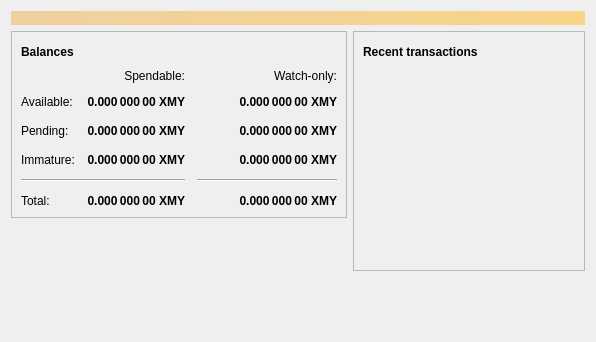
<?xml version="1.0" encoding="UTF-8"?>
<ui version="4.0">
 <class>OverviewPage</class>
 <widget class="QWidget" name="OverviewPage">
  <property name="geometry">
   <rect>
    <x>0</x>
    <y>0</y>
    <width>596</width>
    <height>342</height>
   </rect>
  </property>
  <property name="windowTitle">
   <string>Form</string>
  </property>
  <layout class="QVBoxLayout" name="topLayout">
   <item>
    <widget class="QLabel" name="labelAlerts">
     <property name="visible">
      <bool>false</bool>
     </property>
     <property name="styleSheet">
      <string notr="true">background-color: qlineargradient(x1: 0, y1: 0, x2: 1, y2: 0, stop:0 #F0D0A0, stop:1 #F8D488); color:#000000;</string>
     </property>
     <property name="wordWrap">
      <bool>true</bool>
     </property>
     <property name="margin">
      <number>3</number>
     </property>
    </widget>
   </item>
   <item>
    <layout class="QHBoxLayout" name="horizontalLayout" stretch="1,1">
     <item>
      <layout class="QVBoxLayout" name="verticalLayout_2">
       <item>
        <widget class="QFrame" name="frame">
         <property name="frameShape">
          <enum>QFrame::StyledPanel</enum>
         </property>
         <property name="frameShadow">
          <enum>QFrame::Raised</enum>
         </property>
         <layout class="QVBoxLayout" name="verticalLayout_4">
          <item>
           <layout class="QHBoxLayout" name="horizontalLayout_4">
            <item>
             <widget class="QLabel" name="label_5">
              <property name="font">
               <font>
                <weight>75</weight>
                <bold>true</bold>
               </font>
              </property>
              <property name="text">
               <string>Balances</string>
              </property>
             </widget>
            </item>
            <item>
             <widget class="QPushButton" name="labelWalletStatus">
              <property name="enabled">
               <bool>false</bool>
              </property>
              <property name="maximumSize">
               <size>
                <width>30</width>
                <height>16777215</height>
               </size>
              </property>
              <property name="toolTip">
               <string>The displayed information may be out of date. Your wallet automatically synchronizes with the Argentum network after a connection is established, but this process has not completed yet.</string>
              </property>
              <property name="text">
               <string/>
              </property>
              <property name="icon">
               <iconset resource="../bitcoin.qrc">
                <normaloff>:/icons/warning</normaloff>
                <disabledoff>:/icons/warning</disabledoff>:/icons/warning</iconset>
              </property>
              <property name="iconSize">
               <size>
                <width>24</width>
                <height>24</height>
               </size>
              </property>
              <property name="flat">
               <bool>true</bool>
              </property>
             </widget>
            </item>
            <item>
             <spacer name="horizontalSpacer_3">
              <property name="orientation">
               <enum>Qt::Horizontal</enum>
              </property>
              <property name="sizeHint" stdset="0">
               <size>
                <width>40</width>
                <height>20</height>
               </size>
              </property>
             </spacer>
            </item>
           </layout>
          </item>
          <item>
           <layout class="QGridLayout" name="gridLayout">
            <property name="spacing">
             <number>12</number>
            </property>
            <item row="2" column="2">
             <widget class="QLabel" name="labelWatchPending">
              <property name="font">
               <font>
                <weight>75</weight>
                <bold>true</bold>
               </font>
              </property>
              <property name="cursor">
               <cursorShape>IBeamCursor</cursorShape>
              </property>
              <property name="toolTip">
               <string>Unconfirmed transactions to watch-only addresses</string>
              </property>
              <property name="text">
               <string notr="true">0.000 000 00 XMY</string>
              </property>
              <property name="alignment">
               <set>Qt::AlignRight|Qt::AlignTrailing|Qt::AlignVCenter</set>
              </property>
              <property name="textInteractionFlags">
               <set>Qt::LinksAccessibleByMouse|Qt::TextSelectableByKeyboard|Qt::TextSelectableByMouse</set>
              </property>
             </widget>
            </item>
            <item row="2" column="1">
             <widget class="QLabel" name="labelUnconfirmed">
              <property name="font">
               <font>
                <weight>75</weight>
                <bold>true</bold>
               </font>
              </property>
              <property name="cursor">
               <cursorShape>IBeamCursor</cursorShape>
              </property>
              <property name="toolTip">
               <string>Total of transactions that have yet to be confirmed, and do not yet count toward the spendable balance</string>
              </property>
              <property name="text">
               <string notr="true">0.000 000 00 XMY</string>
              </property>
              <property name="alignment">
               <set>Qt::AlignRight|Qt::AlignTrailing|Qt::AlignVCenter</set>
              </property>
              <property name="textInteractionFlags">
               <set>Qt::LinksAccessibleByMouse|Qt::TextSelectableByKeyboard|Qt::TextSelectableByMouse</set>
              </property>
             </widget>
            </item>
            <item row="3" column="2">
             <widget class="QLabel" name="labelWatchImmature">
              <property name="font">
               <font>
                <weight>75</weight>
                <bold>true</bold>
               </font>
              </property>
              <property name="cursor">
               <cursorShape>IBeamCursor</cursorShape>
              </property>
              <property name="toolTip">
               <string>Mined balance in watch-only addresses that has not yet matured</string>
              </property>
              <property name="text">
               <string notr="true">0.000 000 00 XMY</string>
              </property>
              <property name="alignment">
               <set>Qt::AlignRight|Qt::AlignTrailing|Qt::AlignVCenter</set>
              </property>
              <property name="textInteractionFlags">
               <set>Qt::LinksAccessibleByMouse|Qt::TextSelectableByKeyboard|Qt::TextSelectableByMouse</set>
              </property>
             </widget>
            </item>
            <item row="4" column="0" colspan="2">
             <widget class="Line" name="line">
              <property name="orientation">
               <enum>Qt::Horizontal</enum>
              </property>
             </widget>
            </item>
            <item row="4" column="2">
             <widget class="Line" name="lineWatchBalance">
              <property name="sizePolicy">
               <sizepolicy hsizetype="Preferred" vsizetype="Fixed">
                <horstretch>0</horstretch>
                <verstretch>0</verstretch>
               </sizepolicy>
              </property>
              <property name="minimumSize">
               <size>
                <width>140</width>
                <height>0</height>
               </size>
              </property>
              <property name="orientation">
               <enum>Qt::Horizontal</enum>
              </property>
             </widget>
            </item>
            <item row="5" column="0">
             <widget class="QLabel" name="labelTotalText">
              <property name="text">
               <string>Total:</string>
              </property>
             </widget>
            </item>
            <item row="3" column="1">
             <widget class="QLabel" name="labelImmature">
              <property name="font">
               <font>
                <weight>75</weight>
                <bold>true</bold>
               </font>
              </property>
              <property name="cursor">
               <cursorShape>IBeamCursor</cursorShape>
              </property>
              <property name="toolTip">
               <string>Mined balance that has not yet matured</string>
              </property>
              <property name="text">
               <string notr="true">0.000 000 00 XMY</string>
              </property>
              <property name="alignment">
               <set>Qt::AlignRight|Qt::AlignTrailing|Qt::AlignVCenter</set>
              </property>
              <property name="textInteractionFlags">
               <set>Qt::LinksAccessibleByMouse|Qt::TextSelectableByKeyboard|Qt::TextSelectableByMouse</set>
              </property>
             </widget>
            </item>
            <item row="2" column="3">
             <spacer name="horizontalSpacer_2">
              <property name="orientation">
               <enum>Qt::Horizontal</enum>
              </property>
              <property name="sizeHint" stdset="0">
               <size>
                <width>40</width>
                <height>20</height>
               </size>
              </property>
             </spacer>
            </item>
            <item row="3" column="0">
             <widget class="QLabel" name="labelImmatureText">
              <property name="text">
               <string>Immature:</string>
              </property>
             </widget>
            </item>
            <item row="5" column="1">
             <widget class="QLabel" name="labelTotal">
              <property name="font">
               <font>
                <weight>75</weight>
                <bold>true</bold>
               </font>
              </property>
              <property name="cursor">
               <cursorShape>IBeamCursor</cursorShape>
              </property>
              <property name="toolTip">
               <string>Your current total balance</string>
              </property>
              <property name="text">
               <string notr="true">0.000 000 00 XMY</string>
              </property>
              <property name="alignment">
               <set>Qt::AlignRight|Qt::AlignTrailing|Qt::AlignVCenter</set>
              </property>
              <property name="textInteractionFlags">
               <set>Qt::LinksAccessibleByMouse|Qt::TextSelectableByKeyboard|Qt::TextSelectableByMouse</set>
              </property>
             </widget>
            </item>
            <item row="5" column="2">
             <widget class="QLabel" name="labelWatchTotal">
              <property name="font">
               <font>
                <weight>75</weight>
                <bold>true</bold>
               </font>
              </property>
              <property name="cursor">
               <cursorShape>IBeamCursor</cursorShape>
              </property>
              <property name="toolTip">
               <string>Current total balance in watch-only addresses</string>
              </property>
              <property name="text">
               <string notr="true">0.000 000 00 XMY</string>
              </property>
              <property name="alignment">
               <set>Qt::AlignRight|Qt::AlignTrailing|Qt::AlignVCenter</set>
              </property>
              <property name="textInteractionFlags">
               <set>Qt::LinksAccessibleByMouse|Qt::TextSelectableByKeyboard|Qt::TextSelectableByMouse</set>
              </property>
             </widget>
            </item>
            <item row="0" column="2">
             <widget class="QLabel" name="labelWatchonly">
              <property name="text">
               <string>Watch-only:</string>
              </property>
              <property name="alignment">
               <set>Qt::AlignRight|Qt::AlignTrailing|Qt::AlignVCenter</set>
              </property>
             </widget>
            </item>
            <item row="1" column="0">
             <widget class="QLabel" name="labelBalanceText">
              <property name="text">
               <string>Available:</string>
              </property>
             </widget>
            </item>
            <item row="1" column="1">
             <widget class="QLabel" name="labelBalance">
              <property name="font">
               <font>
                <weight>75</weight>
                <bold>true</bold>
               </font>
              </property>
              <property name="cursor">
               <cursorShape>IBeamCursor</cursorShape>
              </property>
              <property name="toolTip">
               <string>Your current spendable balance</string>
              </property>
              <property name="text">
               <string notr="true">0.000 000 00 XMY</string>
              </property>
              <property name="alignment">
               <set>Qt::AlignRight|Qt::AlignTrailing|Qt::AlignVCenter</set>
              </property>
              <property name="textInteractionFlags">
               <set>Qt::LinksAccessibleByMouse|Qt::TextSelectableByKeyboard|Qt::TextSelectableByMouse</set>
              </property>
             </widget>
            </item>
            <item row="1" column="2">
             <widget class="QLabel" name="labelWatchAvailable">
              <property name="font">
               <font>
                <weight>75</weight>
                <bold>true</bold>
               </font>
              </property>
              <property name="cursor">
               <cursorShape>IBeamCursor</cursorShape>
              </property>
              <property name="toolTip">
               <string>Your current balance in watch-only addresses</string>
              </property>
              <property name="text">
               <string notr="true">0.000 000 00 XMY</string>
              </property>
              <property name="alignment">
               <set>Qt::AlignRight|Qt::AlignTrailing|Qt::AlignVCenter</set>
              </property>
              <property name="textInteractionFlags">
               <set>Qt::LinksAccessibleByMouse|Qt::TextSelectableByKeyboard|Qt::TextSelectableByMouse</set>
              </property>
             </widget>
            </item>
            <item row="2" column="0">
             <widget class="QLabel" name="labelPendingText">
              <property name="text">
               <string>Pending:</string>
              </property>
             </widget>
            </item>
            <item row="0" column="1">
             <widget class="QLabel" name="labelSpendable">
              <property name="text">
               <string>Spendable:</string>
              </property>
              <property name="alignment">
               <set>Qt::AlignRight|Qt::AlignTrailing|Qt::AlignVCenter</set>
              </property>
             </widget>
            </item>
           </layout>
          </item>
         </layout>
        </widget>
       </item>
       <item>
        <spacer name="verticalSpacer">
         <property name="orientation">
          <enum>Qt::Vertical</enum>
         </property>
         <property name="sizeHint" stdset="0">
          <size>
           <width>20</width>
           <height>40</height>
          </size>
         </property>
        </spacer>
       </item>
      </layout>
     </item>
     <item>
      <layout class="QVBoxLayout" name="verticalLayout_3">
       <item>
        <widget class="QFrame" name="frame_2">
         <property name="frameShape">
          <enum>QFrame::StyledPanel</enum>
         </property>
         <property name="frameShadow">
          <enum>QFrame::Raised</enum>
         </property>
         <layout class="QVBoxLayout" name="verticalLayout">
          <item>
           <layout class="QHBoxLayout" name="horizontalLayout_2">
            <item>
             <widget class="QLabel" name="label_4">
              <property name="font">
               <font>
                <weight>75</weight>
                <bold>true</bold>
               </font>
              </property>
              <property name="text">
               <string>Recent transactions</string>
              </property>
             </widget>
            </item>
            <item>
             <widget class="QPushButton" name="labelTransactionsStatus">
              <property name="enabled">
               <bool>false</bool>
              </property>
              <property name="maximumSize">
               <size>
                <width>30</width>
                <height>16777215</height>
               </size>
              </property>
              <property name="toolTip">
               <string>The displayed information may be out of date. Your wallet automatically synchronizes with the Argentum network after a connection is established, but this process has not completed yet.</string>
              </property>
              <property name="text">
               <string/>
              </property>
              <property name="icon">
               <iconset resource="../bitcoin.qrc">
                <normaloff>:/icons/warning</normaloff>
                <disabledoff>:/icons/warning</disabledoff>:/icons/warning</iconset>
              </property>
              <property name="iconSize">
               <size>
                <width>24</width>
                <height>24</height>
               </size>
              </property>
              <property name="flat">
               <bool>true</bool>
              </property>
             </widget>
            </item>
            <item>
             <spacer name="horizontalSpacer">
              <property name="orientation">
               <enum>Qt::Horizontal</enum>
              </property>
              <property name="sizeHint" stdset="0">
               <size>
                <width>40</width>
                <height>20</height>
               </size>
              </property>
             </spacer>
            </item>
           </layout>
          </item>
          <item>
           <widget class="QListView" name="listTransactions">
            <property name="styleSheet">
             <string notr="true">QListView { background: transparent; }</string>
            </property>
            <property name="frameShape">
             <enum>QFrame::NoFrame</enum>
            </property>
            <property name="verticalScrollBarPolicy">
             <enum>Qt::ScrollBarAlwaysOff</enum>
            </property>
            <property name="horizontalScrollBarPolicy">
             <enum>Qt::ScrollBarAlwaysOff</enum>
            </property>
            <property name="selectionMode">
             <enum>QAbstractItemView::NoSelection</enum>
            </property>
           </widget>
          </item>
         </layout>
        </widget>
       </item>
       <item>
        <spacer name="verticalSpacer_2">
         <property name="orientation">
          <enum>Qt::Vertical</enum>
         </property>
         <property name="sizeHint" stdset="0">
          <size>
           <width>20</width>
           <height>40</height>
          </size>
         </property>
        </spacer>
       </item>
      </layout>
     </item>
    </layout>
   </item>
  </layout>
 </widget>
 <resources/>
 <connections/>
</ui>
